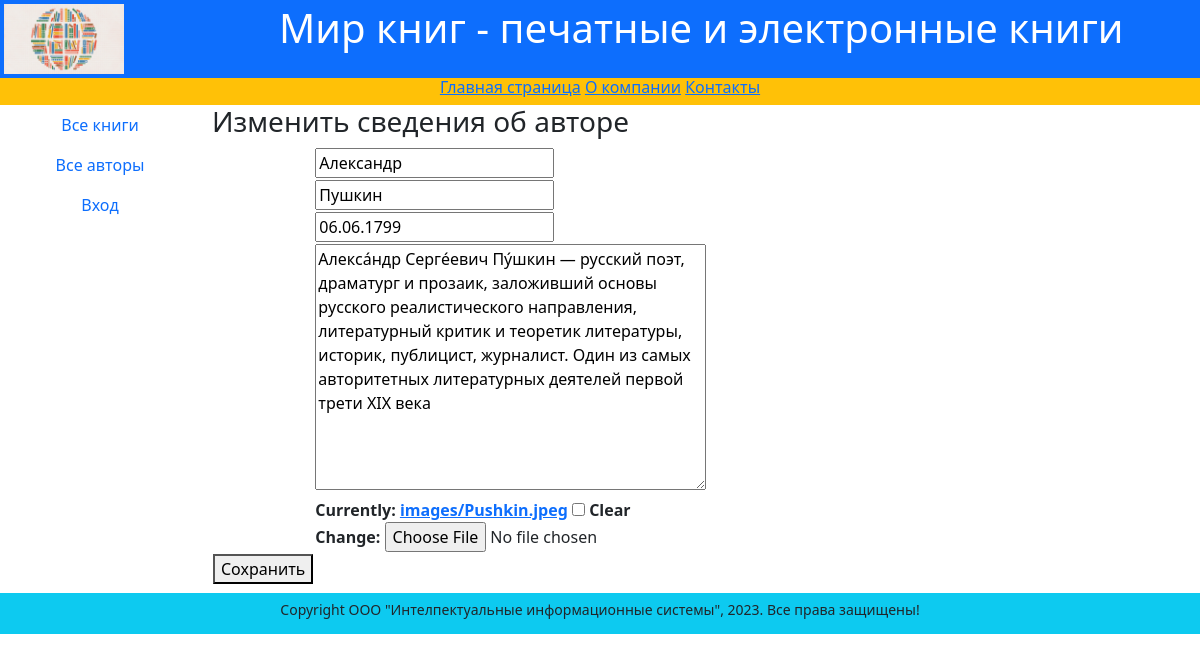
The app's page /edit_author/2/ with its own data.
### catalog/models.py (models this page shows, shortened)
class Author(models.Model):
    first_name = models.CharField(max_length=200,
                            help_text='Введите имя автора',
                            verbose_name = 'Имя автора')
    last_name = models.CharField(max_length=200,
                            help_text='Введите фамилию автора',
                            verbose_name = 'Фамилия автора')
    date_of_birth = models.DateField(
        help_text='Введите дату рождения',
        verbose_name='Дaтa рождения',
        null=True, blank=True
    )
    about = models.TextField(help_text='Bвeдитe сведения об авторе',
                             verbose_name='Сведения об авторе')
    photo = models.ImageField(upload_to='images',
                              help_text='Введите фото автора',
                              verbose_name='Фoтo автора',
                              null=True, blank=True)

### catalog/views.py (the view)
# urls.py: path('edit_author/<int:id>/', views.edit_author, name = 'edit_author'),
def edit_author(request, id):
    author = Author.objects.get(id=id)
    if request.method == "POST":
        instance = Author.objects.get(pk=id)
        form = Form_edit_author(request.POST, request.FILES, instance=instance)
        if form.is_valid():
            form.save()
            return HttpResponseRedirect('/edit_authors/')
    else:
        form = Form_edit_author(instance = author)
        context = {'form': form}
        return render (request, 'catalog/edit_author.html', context)

### catalog/forms.py
class Form_edit_author(forms.ModelForm):
    class Meta:
        model = Author
        fields = "__all__"

### templates/catalog/edit_author.html (shortened to what this page needs)
{% extends 'catalog/base.html' %}
{% block content %}
<div class="row text-start lh-2">
    <h3>Изменить сведения об авторе</h3>
</div>
<form method="post" enctype="multipart/form-data">
    <table class="text-start">
        {% for field in form %}
            <tr>
                <th>{{field.lable_tag}}
                </th>
                <th>{{ field }}</th>
            </tr>
        {% endfor %}
            <th>
                <button type="submit">Coxpaнить</button>
            </th>
    </table>
</form>
{% endblock %}

### records on screen
Author: form "Александр" "Пушкин" "06.06.1799" "Алекса́ндр Серге́евич Пу́шкин — русский поэт, драматург и прозаик, заложивший основы русского реалистического направления, литературный критик и теоретик литературы, историк, публицист, журналист. Один из самых авторитетных литературных деятелей первой трети XIX века"
